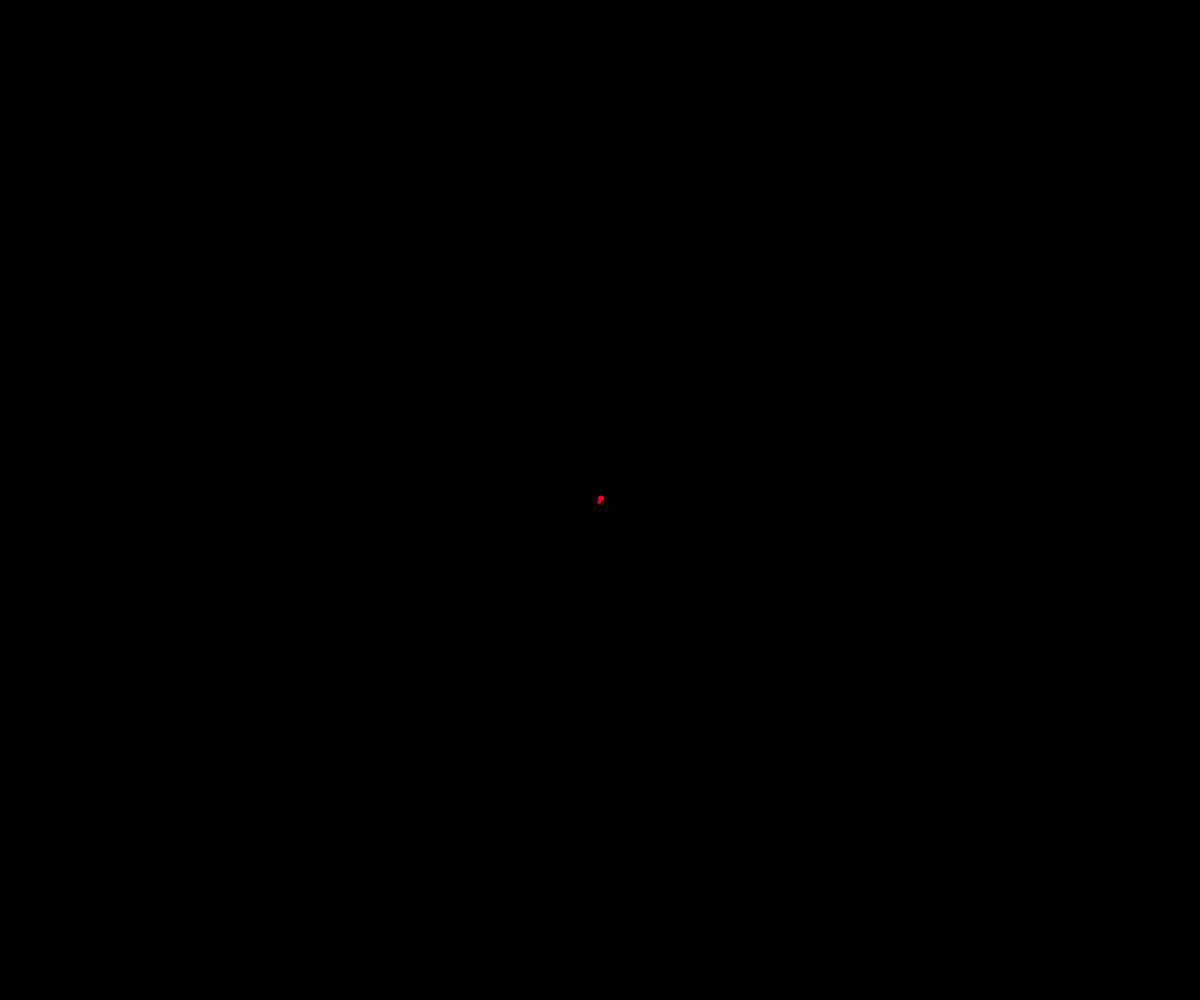
Frame 1 (no input)
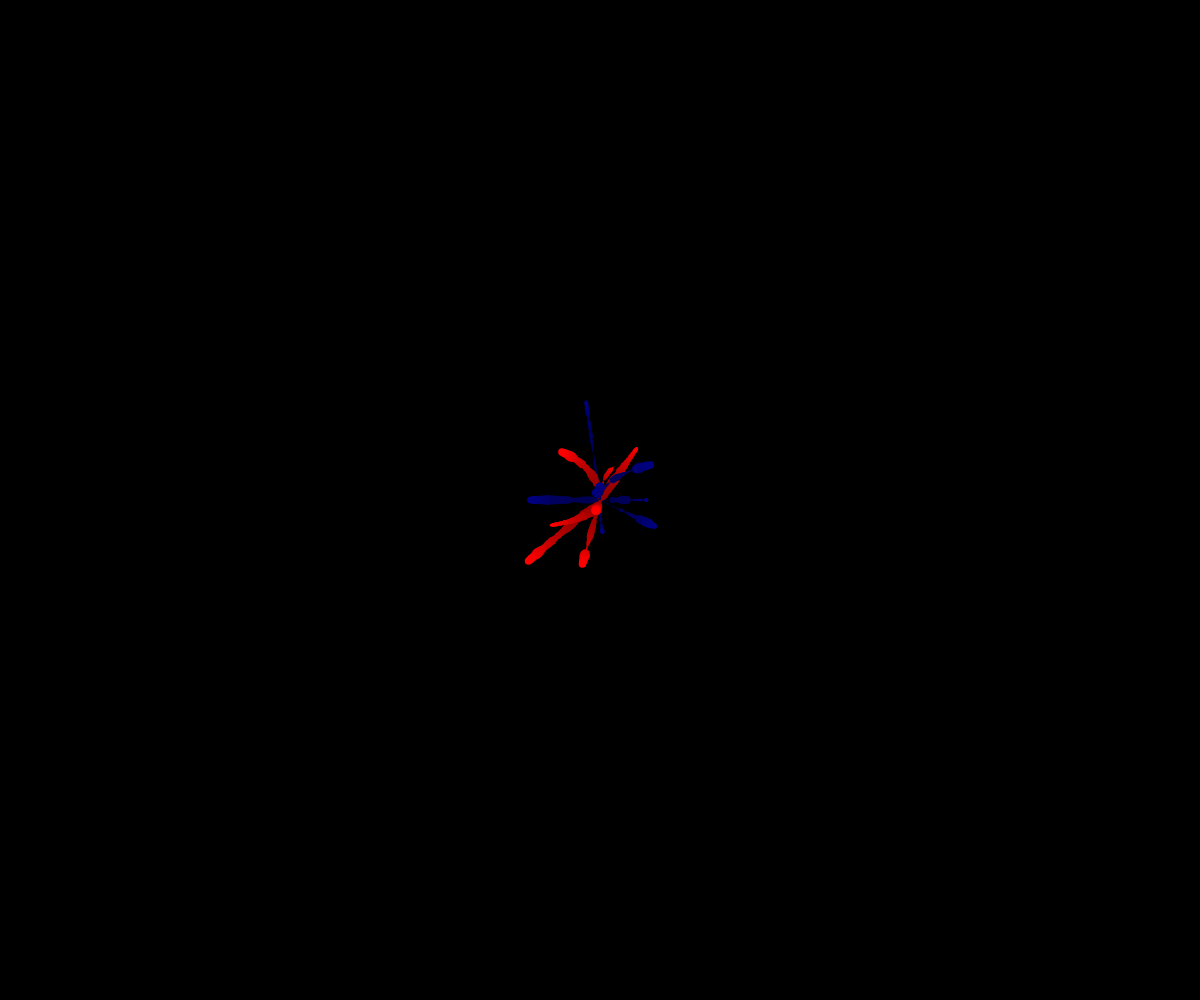
Frame 60 (no input)
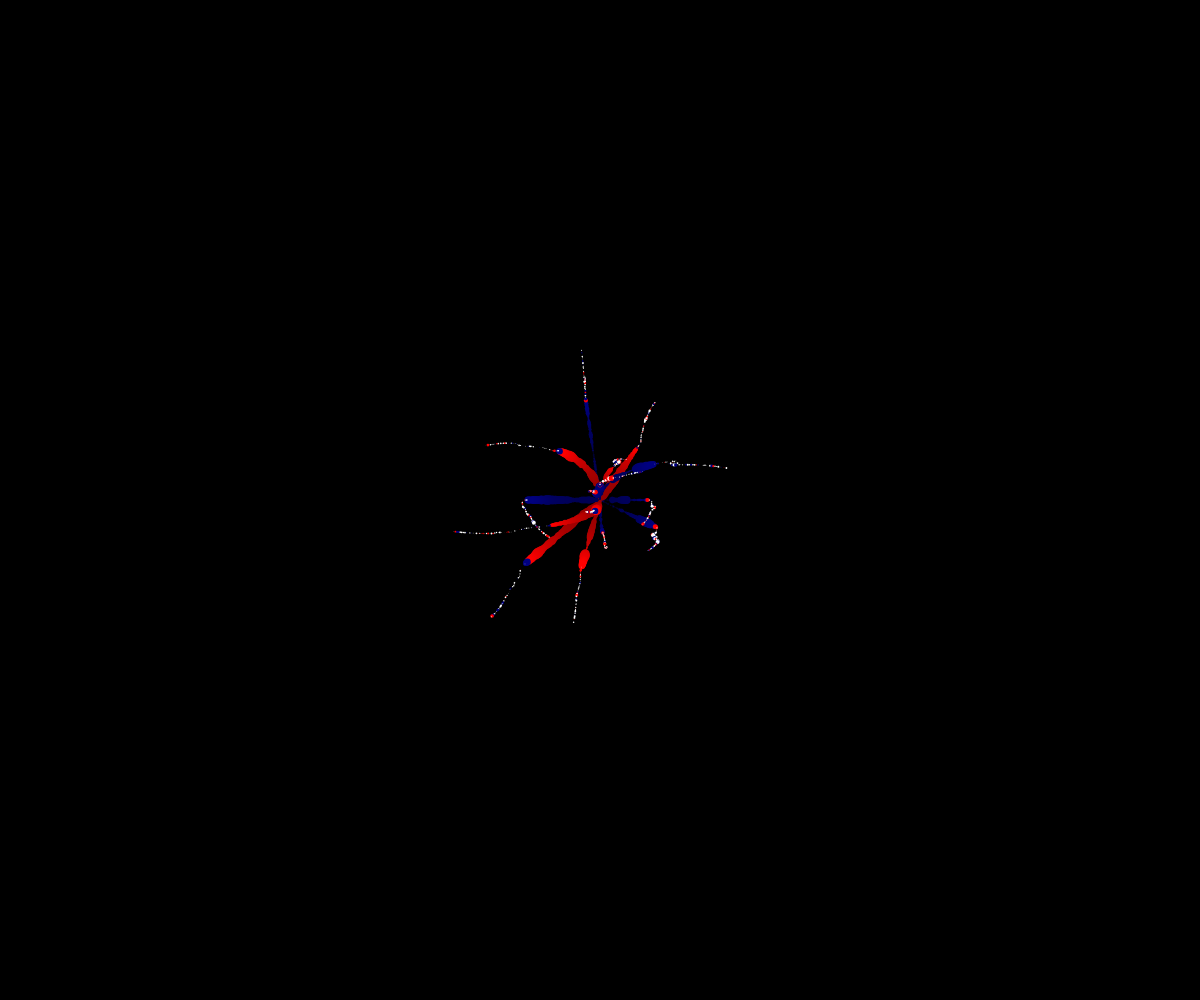
Frame 120 (the mouse pressed at the canvas centre since frame 60)

The p5.js sketch that drew these frames (run headless with seeded random() and noise() and a simulated clock; from frame 60 on, the mouse is pressed at the canvas centre):

// p5.js sketch
// ── sketch.js
let count, sWatch, doItOnce;

let bAlpha = 0;

let p0int = new Array(15);
let pSize = new Array(15);
let pColor = new Array(15);

let m = new Array (15);

function setup() {
  // Create a canvas that fills the entire browser window
  createCanvas(windowWidth, windowHeight);
  background(0);
 
  for (let i = 0; i < 15; i++)
    {
      p0int[i] = new walker();
      pSize[i] = random(1, 5);
      
      if ( (floor(random(0, 2))) == 0)
        pColor[i] = "navy";
      else
        pColor[i] = "red";


      m[i] = floor(random(3));
    }

  count = 0;
  sWatch = 0;
  doItOnce = 0;

  angleMode(DEGREES);
  modParams();

}

function draw() 
{
  if (mouseIsPressed)
    {
      for (let i = 0; i < 15; i++)
        {
          pColor[i] = "white";
        }

      let mouse = floor(random(3));
      switch (mouse)
      {
        case 0: 
          resetPointSize();
          break;
        case 1: 
          resetColors();
          break;
        case 2:
          movePoints();
          break;
        
      }
    }
  else
    {
      background(30, 0, 0, 5*sin(bAlpha));
    }

  if (count % 60 == 0)
    {
      sWatch++;
      doItOnce = 1;
    }

    modParams();

  if(sWatch % 5 == 0 && doItOnce)
    {
      movePoints();
      resetPointSize();
      resetColors();
      
      doItOnce = 0;

    }
  count ++;
  bAlpha ++;
}

function movePoints()
{
  if (random(1) < 0.5)
  {
      for(let i = 0; i < 15; i++)
      {
        m[i] = floor(random(3));
      }
  }
  else
  {
    for(let i = 0; i < 15; i++)
      {
        m[i] = 2;
      }
  }
}

function modParams()
{

  for (let i = 0; i < 15; i++)
    {
      p0int[i].move(m[i]);
      p0int[i].display(pSize[i], pColor[i]);
      p0int[i].keepInCanvas();

      pSize[i] += random(-1.1, 1);
    }

}

function resetPointSize()
{
  for(let i = 0; i < 15; i++)
  {
    pSize[i] = random(0, 2);
  }
}

function resetColors()
{
  for(let i = 0; i < 15; i++)
  {
    if ( (floor(random(0, 2))) == 0)
      pColor[i] = "navy";
    else
      pColor[i] = "red";

  }
}
// ── walker.js
class walker
{
  constructor()
  {
    // 0 = go left; 1 = go right; 2 = go up; 3 = go down
    // 4 = go N/W; 5 = go N/E; 6 = go S/W; 7 = go S/E
    this.dir = floor(random(0, 8));
    this.x = width / 2;
    this.y = height / 2;
    this.count = 0;
    this.sWatch = 0;
    this.doItOnce = 0;

    this.xTheta = 0;
    this.yTheta = 90;

    this.xDir = random(-2, 2);
    this.yDir = random(-2, 2);
  }

  display(sWeight, sColor)
  {
    strokeWeight(sWeight);
    stroke(sColor);
    point(this.x,this.y);
  }

  move(i)
  {
    //0 : random walk
    //1 : straight lines
    //2 : curved lines

    switch(i)
    {
      case 0: // random walk

        this.x += this.xDir;
        this.y += this.yDir;

        break;

      case 1: // straight lines

        if (this.count % 60 == 0) 
          {
            this.sWatch++;
            this.doItOnce = 1;
          }

        if(this.sWatch % 3 == 0 && this.doItOnce)
          {
            this.dir = floor(random(0, 8));
            this.doItOnce = 0;
          } 

        switch(this.dir)
        {
          case 0:
            this.x -= this.xDir;
            break;
      
          case 1:
            this.x += this.xDir;
            break;
      
          case 2:
            this.y += this.yDir;
            break;
      
          case 3:
            this.y -= this.yDir;
            break;

          case 4:
            this.y += this.yDir;
            this.x -= this.xDir;
            break;
          
          case 5:
            this.y += this.yDir;
            this.x += this.xDir;
            break;

          case 6:
            this.y -= this.yDir;
            this.x -= this.xDir;
            break;

          case 7:
            this.y -= this.yDir;
            this.x += this.xDir;
            break;

            
          }
        
        break;

      case 2: //curved lines
          this.x += this.xDir * sin(this.xTheta);
          this.y += this.yDir * sin(this.yTheta);

          this.xTheta++;
          this.yTheta++;
      
    }

    this.count ++;
  }

  keepInCanvas()
  {
    if((this.x > width) || (this.x < 0))
      this.xDir *= -1;
    if ((this.y > height) || (this.y < 0))
      this.yDir *= -1;
  }



}
